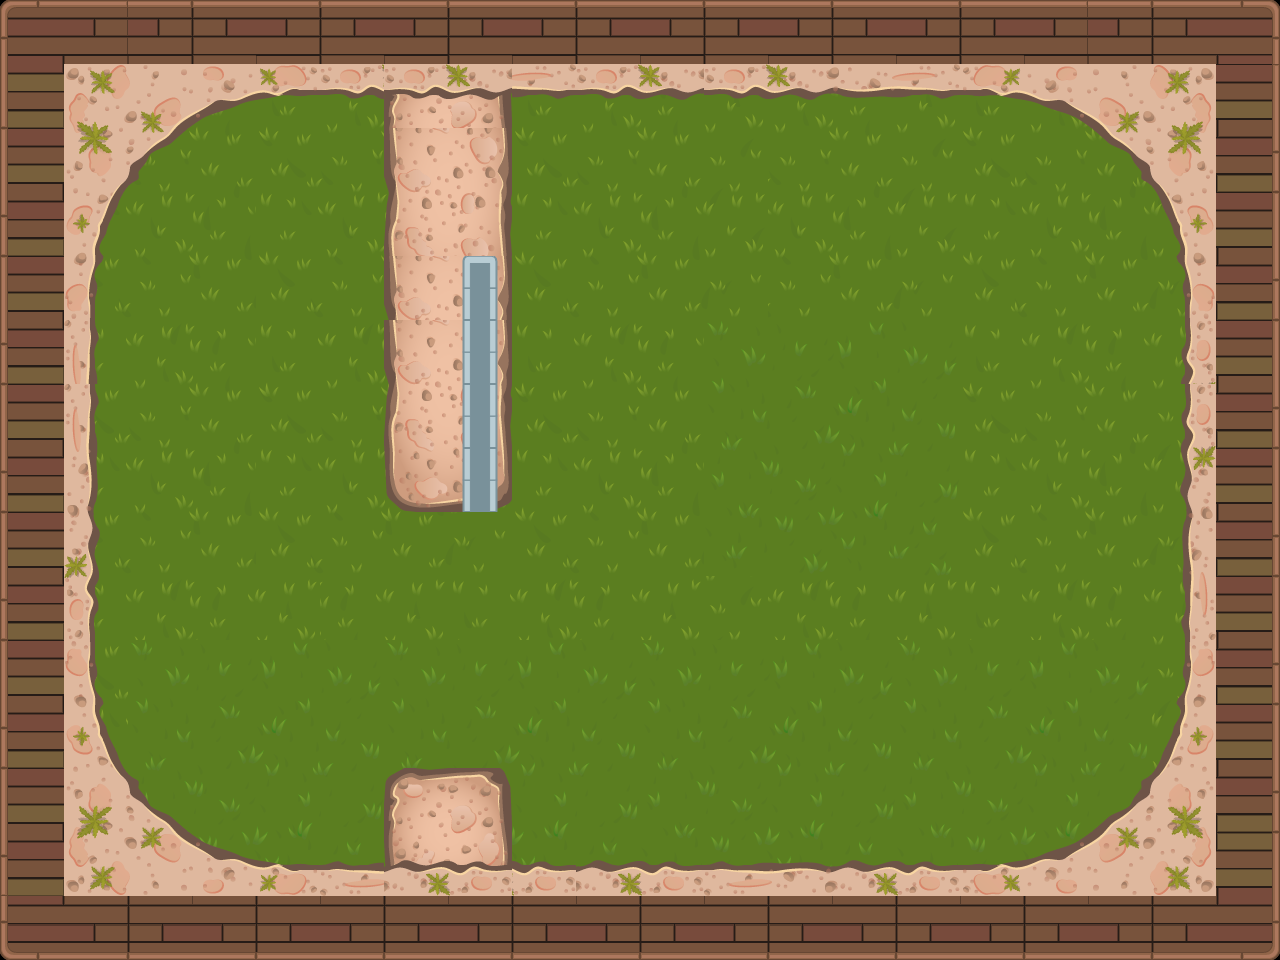

Below is a game level as drawn by its tile map, then a one-line description and the .tmx file that defines it, in full:
An orthogonal 20x15 tile map with 64x64 px tiles, 3 tile layers (background, bourder, above) and 18 objects (4x gold, 2x light, 2x crystal, place, player, ...).

<map version="1.2" tiledversion="1.2.4" orientation="orthogonal" renderorder="right-down" width="20" height="15" tilewidth="64" tileheight="64" infinite="0" nextlayerid="10" nextobjectid="65">
 <properties>
  <property name="score" type="int" value="120" />
 </properties>
 <tileset firstgid="1" source="tiles2.tsx" />
 <layer id="3" name="background" width="20" height="15">
  <data encoding="csv">
0,0,0,0,0,0,0,0,0,0,0,0,0,0,0,0,0,0,0,0,
0,0,458,459,457,458,459,460,457,458,459,460,458,459,460,457,458,459,0,0,
0,473,474,475,473,474,475,476,473,474,475,476,474,475,476,473,474,475,476,0,
0,489,490,491,489,490,491,492,489,490,491,492,490,491,492,489,490,491,492,0,
0,505,506,507,505,506,507,508,505,506,507,508,506,507,508,505,506,507,508,0,
0,457,458,459,457,458,459,460,457,458,459,577,578,579,580,457,458,459,460,0,
0,473,474,475,473,474,475,476,473,474,475,593,594,595,596,473,474,475,476,0,
0,489,490,491,489,490,491,492,489,490,491,609,610,611,612,489,490,491,492,0,
0,505,506,507,505,506,507,508,505,506,507,625,626,627,628,505,506,507,508,0,
0,457,458,459,460,459,460,457,458,459,460,476,458,459,460,457,458,459,460,0,
0,473,577,578,579,580,577,578,579,580,577,578,579,580,577,578,579,580,476,0,
0,489,593,594,595,596,593,594,595,596,593,594,595,596,593,594,595,596,492,0,
0,505,609,610,611,612,609,610,611,612,609,610,611,612,609,610,611,612,508,0,
0,0,625,626,627,628,625,626,627,628,625,626,627,628,625,626,627,628,0,0,
0,0,0,0,0,0,0,0,0,0,0,0,0,0,0,0,0,0,0,0
</data>
 </layer>
 <layer id="2" name="bourder" width="20" height="15">
  <data encoding="csv">
39,40,40,41,40,41,40,41,40,41,40,41,40,41,40,41,40,40,41,42,
55,513,514,515,516,333,99,100,336,333,334,333,334,335,336,2147484164,2147484163,2147484162,2147484161,102,
1,529,530,0,0,0,2684354750,2684354734,0,0,0,0,0,0,0,0,0,2147484178,2147484177,118,
17,545,0,0,0,0,2684354751,2684354735,0,0,0,0,0,0,0,0,0,0,2147484193,102,
1,561,0,0,0,0,2684354750,2684354734,0,0,0,0,0,0,0,0,0,0,2147484209,118,
17,1610613072,0,0,0,0,2684354750,2684354734,0,0,0,0,0,0,0,0,0,0,2684354893,102,
1,1610613072,0,0,0,0,2684354751,2684354735,0,0,0,0,0,0,0,0,0,0,2684354893,118,
17,1610613071,0,0,0,0,2684354752,2684354736,0,0,0,0,0,0,0,0,0,0,2684354894,102,
1,1610613070,0,0,0,0,0,0,0,0,0,0,0,0,0,0,0,0,2684354895,118,
17,1610613069,0,0,0,0,0,0,0,0,0,0,0,0,0,0,0,0,2684354896,102,
1,1073742385,0,0,0,0,0,0,0,0,0,0,0,0,0,0,0,0,3221226033,118,
17,1073742369,0,0,0,0,0,0,0,0,0,0,0,0,0,0,0,0,3221226017,102,
1,1073742353,1073742354,0,0,0,99,100,0,0,0,0,0,0,0,0,0,3221226002,3221226001,118,
17,1073742337,1073742338,1073742339,1073742340,3221225808,115,116,3221225805,3221225806,3221225805,3221225808,3221225807,3221225806,3221225805,3221225988,3221225987,3221225986,3221225985,138,
151,152,153,152,153,152,153,152,153,152,153,152,153,152,153,152,153,152,153,154
</data>
 </layer>
 <layer id="1" name="above" width="20" height="15">
  <data encoding="csv">
0,0,0,0,0,0,0,0,0,0,0,0,0,0,0,0,0,0,0,0,
0,0,0,0,0,0,333,334,0,0,0,0,0,0,0,0,0,0,0,0,
0,0,0,0,0,0,0,0,0,0,0,0,0,0,0,0,0,0,0,0,
0,0,0,0,0,0,0,0,0,0,0,0,0,0,0,0,0,0,0,0,
0,0,0,0,0,0,0,1222,0,0,0,0,0,0,0,0,0,0,0,0,
0,0,0,0,0,0,0,1223,0,0,0,0,0,0,0,0,0,0,0,0,
0,0,0,0,0,0,0,1223,0,0,0,0,0,0,0,0,0,0,0,0,
0,0,0,0,0,0,0,1223,0,0,0,0,0,0,0,0,0,0,0,0,
0,0,0,0,0,0,0,0,0,0,0,0,0,0,0,0,0,0,0,0,
0,0,0,0,0,0,0,0,0,0,0,0,0,0,0,0,0,0,0,0,
0,0,0,0,0,0,0,0,0,0,0,0,0,0,0,0,0,0,0,0,
0,0,0,0,0,0,0,0,0,0,0,0,0,0,0,0,0,0,0,0,
0,0,0,0,0,0,0,0,0,0,0,0,0,0,0,0,0,0,0,0,
0,0,0,0,0,0,3221225806,3221225805,0,0,0,0,0,0,0,0,0,0,0,0,
0,0,0,0,0,0,0,0,0,0,0,0,0,0,0,0,0,0,0,0
</data>
 </layer>
 <objectgroup color="#000000" id="3" name="BourderObjet">
  <object id="15" x="387.455" y="86.9091" width="124.727" height="420.182" />
  <object id="16" x="384.182" y="766.909" width="126.909" height="92.5455" />
  <object id="30" x="388" y="90">
   <polyline points="0,0 -99,-1.25 -132,2.75 -173.25,10.25 -222.5,47.5 -260.75,85.75 -286.75,130.5 -293.75,155.5 -299.75,203.5 -299.75,588.5 -294.25,622.5 -274.75,674.75 -259.5,697.25 -249.5,711.25 -174.75,768.75 -150.25,770.5 -124.5,779.25 -109,776.75 -91.5,781.25 602,781 677.25,769.25 762.25,703.5 765.75,689.25 785.5,665.5 785,665.5 798.75,620.25 798.5,602 803.5,583.5 803,190.25 797.25,156.5 779,102.25 762.75,82.75 762,74 717.25,38.25 675.25,10 636.5,3.5 599.5,-1.5 123.5,-2.5" />
  </object>
 </objectgroup>
 <objectgroup id="4" name="Place">
  <object id="27" type="place" x="1034" y="508">
   <point />
  </object>
 </objectgroup>
 <objectgroup id="2" name="Player">
  <object id="26" type="player" x="188" y="488">
   <point />
  </object>
 </objectgroup>
 <objectgroup id="4" name="Box">
  <object id="59" type="box" x="272" y="764">
   <properties>
    <property name="code" type="int" value="3" />
   </properties>
   <point />
  </object>
 </objectgroup>
 <objectgroup id="5" name="Enimy">
  <object id="25" type="enimy" x="908" y="236">
   <point />
  </object>
 </objectgroup>
 <objectgroup id="7" name="Light">
  <object id="49" type="light" x="160.833" y="221.667">
   <properties>
    <property name="color" type="color" value="#c845c80d" />
    <property name="distance" type="int" value="64" />
    <property name="static" type="bool" value="true" />
   </properties>
   <point />
  </object>
  <object id="50" type="light" x="1082" y="276">
   <properties>
    <property name="color" type="color" value="#c845c80d" />
    <property name="distance" type="int" value="70" />
    <property name="static" type="bool" value="true" />
   </properties>
   <point />
  </object>
 </objectgroup>
 <objectgroup id="6" name="Pickup">
  <object id="28" type="crystal" x="920" y="770">
   <point />
  </object>
  <object id="29" type="crystal" x="592" y="200">
   <point />
  </object>
  <object id="61" type="gold" x="757.576" y="612.121">
   <point />
  </object>
  <object id="62" type="gold" x="739.394" y="275.758">
   <point />
  </object>
  <object id="63" type="gold" x="978.788" y="333.333">
   <point />
  </object>
  <object id="64" type="gold" x="712.121" y="781.818">
   <point />
  </object>
 </objectgroup>
 <objectgroup id="7" name="Door">
  <properties>
   <property name="exit" type="bool" value="false" />
  </properties>
  <object id="21" type="door" x="470.667" y="518" width="22.6667" height="246">
   <properties>
    <property name="derect" type="int" value="0" />
   </properties>
  </object>
 </objectgroup>
 <objectgroup id="6" name="Bomb">
  <object id="31" type="bomb" x="736" y="402">
   <properties>
    <property name="code" type="int" value="0" />
   </properties>
   <point />
  </object>
 </objectgroup>
 <objectgroup id="13" name="Zone" />
 <objectgroup id="14" name="Circle" />
 <objectgroup id="15" name="Text">
  <object id="60" name="Stage 1" x="202" y="318">
   <point />
  </object>
 </objectgroup>
</map>
